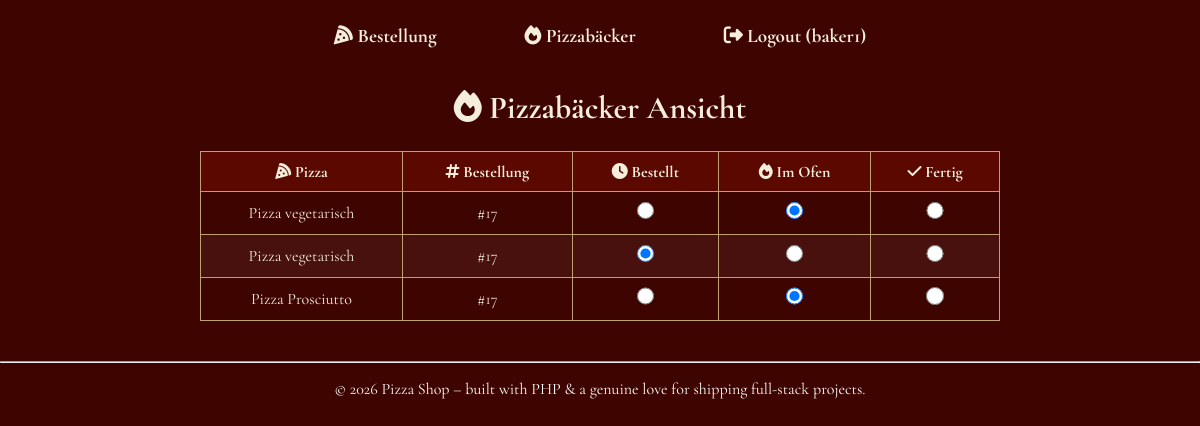
The page /src/Praktikum/baker (signed in) on the database its author committed.
### tables this page shows
CREATE TABLE `ordered_article` (
  `ordered_article_id` int(11) NOT NULL,
  `ordering_id` int(11) NOT NULL,
  `article_id` int(11) NOT NULL,
  `status` int(11) NOT NULL DEFAULT 0
);

CREATE TABLE `article` (
  `article_id` int(11) NOT NULL,
  `name` varchar(20) NOT NULL,
  `picture` varchar(254) NOT NULL,
  `article_value` varchar(254) NOT NULL,
  `price` float NOT NULL
);

### src/Praktikum/App/Core/BaseController.php (called while the page is built, shortened)
<?php
require_once 'App/Core/Router.php';
abstract class BaseController
{
    protected function renderHtml(string $viewFile, array $viewData = []): void
    {
        extract($viewData);
        require $viewFile;
    }
}

### src/Praktikum/App/Controller/BakerController.php (called while the page is built, shortened)
<?php
require_once 'App/Core/BaseController.php';
require_once 'App/Core/Router.php';
require_once 'App/Model/OrderModel.php';
class BakerController extends BaseController
{
    private function getData(): array
    {
        $model = new OrderModel();
        return $model->getBakerPizzas();
    }
    public function generateResponse(): void
    {
        $pizzas = $this->getData();
        $this->renderHtml('App/View/baker.view.php', ['pizzas' => $pizzas]);
    }
    public function handleRequest(): void
    {
        $this->generateResponse();
    }
}

### src/Praktikum/index.php (called while the page is built, shortened)
<?php
require_once 'App/Core/Router.php';
$router = new Router();
try {
    switch ($router->getRoute()) {
        case 'baker':
            require_once 'App/Controller/BakerController.php';
            $controller = new BakerController();
            break;
    }
    $controller->handleRequest();
} catch (Exception $e) {
    header('Content-type: text/html; charset=UTF-8');
    echo '<h1>Unexpected error occurred</h1>';
    echo "<p>" . htmlspecialchars($e->getMessage()) . "</p>";
}

### src/Praktikum/App/Core/Router.php (called while the page is built, shortened)
<?php
class Router
{
    public static function generateUrl(string $path = ''): string
    {
        $base = rtrim(dirname((string)$_SERVER['SCRIPT_NAME']), '/');
        $path = ltrim($path, '/');
        return $path === '' ? $base . '/' : $base . '/' . $path;
    }
}

### src/Praktikum/App/Core/BaseModel.php (called while the page is built, shortened)
<?php
abstract class BaseModel
{
    public function __construct()
    {
        $host = gethostbyname('mariadb') !== 'mariadb' ? 'mariadb' : 'localhost';
        $user = 'public';
        $password = 'public';
        $database = 'pizzaservice';
        $this->db = new MySQLi($host, $user, $password, $database);
    }
}

### src/Praktikum/App/Model/OrderModel.php (called while the page is built, shortened)
<?php
require_once 'App/Core/BaseModel.php';
class OrderModel extends BaseModel
{
    public function getBakerPizzas(): array
    {
        $result = $this->db->query("
            SELECT oa.ordered_article_id, oa.ordering_id, oa.status, a.name
            FROM ordered_article oa
            JOIN article a ON oa.article_id = a.article_id
            WHERE oa.status IN (0, 1)
            ORDER BY oa.ordering_id, oa.ordered_article_id
        ");
        return $result->fetch_all(MYSQLI_ASSOC);
    }
}

### src/Praktikum/App/View/baker.view.php (the view, shortened to what this page needs)
<?php
require_once 'partials/head.php';
require_once 'partials/header.php';?>
<main>
    <h1><i class="fa-solid fa-fire" aria-hidden="true"></i> Pizzab&auml;cker Ansicht</h1>
    <?php if (empty($pizzas)): ?>
        <p>Keine offenen Bestellungen.</p>
    <?php else: ?>
        <table class="status-table">
            <thead>
                <tr>
                    <th><i class="fa-solid fa-pizza-slice" aria-hidden="true"></i> Pizza</th>
                    <th><i class="fa-solid fa-hashtag" aria-hidden="true"></i> Bestellung</th>
                    <th><i class="fa-solid fa-clock" aria-hidden="true"></i> Bestellt</th>
                    <th><i class="fa-solid fa-fire" aria-hidden="true"></i> Im Ofen</th>
                    <th><i class="fa-solid fa-check" aria-hidden="true"></i> Fertig</th>
                </tr>
            </thead>
            <tbody>
                <?php foreach ($pizzas as $pizza):
                    $fid    = 'baker-form-' . (int)$pizza['ordered_article_id'];
                    $status = (int)$pizza['status'];
                ?>
                    <tr>
                        <td><?= htmlspecialchars($pizza['name']) ?></td>
                        <td>#<?= (int)$pizza['ordering_id'] ?></td>
                        <td><input form="<?= $fid ?>" type="radio" name="status" value="0"
                                   class="auto-submit" <?= $status === 0 ? 'checked' : '' ?>></td>
                        <td><input form="<?= $fid ?>" type="radio" name="status" value="1"
                                   class="auto-submit" <?= $status === 1 ? 'checked' : '' ?>></td>
                        <td><input form="<?= $fid ?>" type="radio" name="status" value="2"
                                   class="auto-submit"></td>
                    </tr>
                <?php endforeach; ?>
            </tbody>
        </table>
    <?php endif; ?>
</main>
<?php require_once 'partials/footer.php'; ?>

### src/Praktikum/App/View/partials/head.php (shortened to what this page needs)
<!DOCTYPE html>
<html lang="de">
<head>
    <link rel="stylesheet" href="https://cdnjs.cloudflare.com/ajax/libs/font-awesome/6.5.0/css/all.min.css">
    <link rel="stylesheet" href="assets/css/stylesheet.css">
</head>
<body>

### src/Praktikum/App/View/partials/header.php
<header>
    <?php require 'navigation.php'; ?>
</header>

### src/Praktikum/App/View/partials/navigation.php (shortened to what this page needs)
<?php $role = $_SESSION['role'] ?? null; ?>
<nav class="navigation-bar">
    <a href="<?= htmlspecialchars(Router::generateUrl('order')) ?>" class="nav-link">
        <i class="fa-solid fa-pizza-slice" aria-hidden="true"></i> Bestellung
    </a>
    <?php if ($role === 'baker'): ?>
    <a href="<?= htmlspecialchars(Router::generateUrl('baker')) ?>" class="nav-link">
        <i class="fa-solid fa-fire" aria-hidden="true"></i> Pizzabäcker
    </a>
    <?php endif; ?>
    <?php if ($role === null): ?>
    <a href="<?= htmlspecialchars(Router::generateUrl('login')) ?>" class="nav-link">
        <i class="fa-solid fa-right-to-bracket" aria-hidden="true"></i> Login
    </a>
    <a href="<?= htmlspecialchars(Router::generateUrl('register')) ?>" class="nav-link">
        <i class="fa-solid fa-user-plus" aria-hidden="true"></i> Registrieren
    </a>
    <?php else: ?>
    <a href="<?= htmlspecialchars(Router::generateUrl('logout')) ?>" class="nav-link">
        <i class="fa-solid fa-right-from-bracket" aria-hidden="true"></i> Logout (<?= htmlspecialchars($_SESSION['username'] ?? '') ?>)
    </a>
    <?php endif; ?>
</nav>

### src/Praktikum/App/View/partials/footer.php
<footer>
        <hr style="margin-bottom: 1rem;">
        <p>&copy; 2026 Pizza Shop &ndash; built with PHP &amp; a genuine love for shipping full-stack projects.</p>
    </footer>
</body>
</html>

### src/Praktikum/assets/css/stylesheet.css (style rules this page uses)
* { font-family: pizza-shop-font; box-sizing: border-box; margin: 0; padding: 0; }
body { background-color: #3e0400; }
h1 { color: #f5eedc; text-align: center; margin-top: 1rem; margin-bottom: 1rem; }
p { color: #ffffff; text-align: center; }
footer { margin-top: 1rem; padding-top: 1rem; padding-bottom: 1rem; }
.navigation-bar { display: flex; flex-wrap: wrap; width: 100%; justify-content: center; gap: 1.5rem; background-color: #3e0400; font-weight: bold; font-size: 1.2rem; }
.nav-link { display: block; padding: 1.5rem 2rem; color: #f5eedc; text-decoration: none; font-weight: bold; }
.status-table { width: 100%; max-width: 50rem; margin: 1.5rem auto; border-collapse: collapse; color: #f5eedc; }
.status-table th, .status-table td { padding: 0.6rem 1rem; border: 1px solid #c0a070; text-align: center; }
.status-table th { background-color: #5a0800; font-weight: bold; }
.status-table tr:nth-child(even) { background-color: rgba(255,255,255,0.05); }
.status-table input[type="radio"] { width: 1.1rem; height: 1.1rem; cursor: pointer; }

### rows shown on the page
ordered_article: article.name "Pizza vegetarisch", ordering "17", status "☑"
ordered_article: article.name "Pizza vegetarisch", ordering "17", status "☑"
ordered_article: article.name "Pizza Prosciutto", ordering "17", status "☑"

### other values the page prints
$_SESSION['username'] "baker1"
